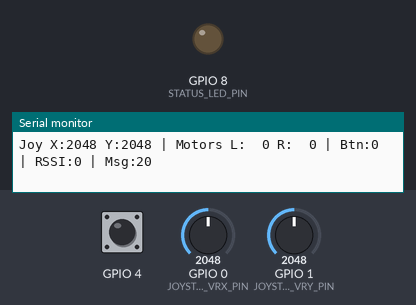
The sketch below on a simulated ESP32-C6. Shown: output pins drawn as LEDs (lit = HIGH), the last lines printed to the serial monitor. Dashed ring = blinking. The inputs (shaded band) are chosen by the test bench; at power-on: GPIO 4 HIGH, GPIO 0 (JOYSTICK_VRX_PIN) = 2048, GPIO 1 (JOYSTICK_VRY_PIN) = 2048. EEPROM starts erased.

Above: at 2.2 s.
2.3 s: GPIO 4 pulled LOW for 3.2 s
At 3.8 s:
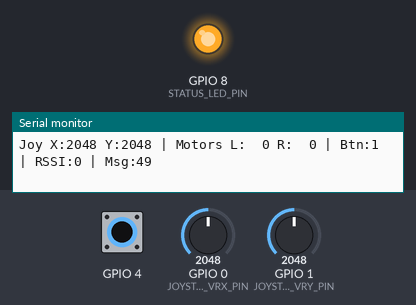
7.0 s: GPIO 4 pulled LOW for 0.15 s
10.0 s: GPIO 0 (JOYSTICK_VRX_PIN) set to 1050
12.4 s: GPIO 0 (JOYSTICK_VRX_PIN) set to 961
15.4 s: GPIO 1 (JOYSTICK_VRY_PIN) set to 1043
17.4 s: GPIO 1 (JOYSTICK_VRY_PIN) set to 945
At 19.7 s:
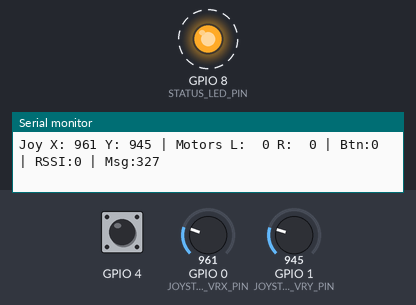
Timing chart, 0 to 21.4 s (numbered marks = the images above; inputs shaded):
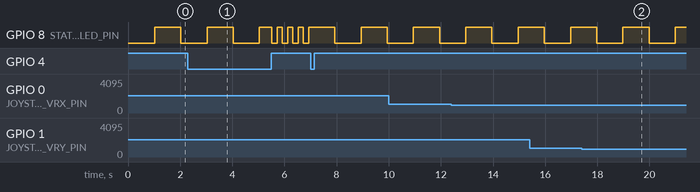

Measured:
- the behaviour switches between 1000 and 999 on GPIO 1 (JOYSTICK_VRY_PIN) (found by bisection; images 1 and 2)

The sketch:

RC_Joystick.ino
```cpp
// ===== XIAO ESP32C6 RC Joystick Controller =====
// Remote controller for RC_Motors using KY-023 joystick module
// Compatible with ESP-NOW communication protocol
// Author: Generated by Claude Code
// Target: Motor Car receiver (RC_Motors project)

// ===== Library Includes =====
#include <esp_now.h>
#include <WiFi.h>
#include <esp_wifi.h>
#include <Preferences.h>

// ===== Hardware Pin Definitions =====
#define JOYSTICK_VRX_PIN    A0         // Analog pin for X-axis
#define JOYSTICK_VRY_PIN    A1         // Analog pin for Y-axis
#define JOYSTICK_SW_PIN     D2          // Digital pin for button
#define STATUS_LED_PIN      LED_BUILTIN // Built-in LED

// ===== ESP-NOW Configuration =====
#define ESP_NOW_CHANNEL     1
#define SEND_INTERVAL_MS    50         // 20Hz transmission rate
#define MAX_RETRIES         3

// ===== Joystick Configuration =====
#define JOYSTICK_CENTER_TOLERANCE  50  // Deadband around center
#define JOYSTICK_MIN_THRESHOLD     100 // Minimum meaningful deflection
#define CALIBRATION_HOLD_TIME      3000 // Button hold time for calibration (ms)

// ===== Target Receiver Configuration =====
uint8_t receiverMacAddress[6] = {0xFC, 0xF5, 0xC4, 0x95, 0x97, 0x6C}; // Motor Car

// ===== Data Structures =====
typedef struct rotary_message {
  int encoder1_value;     // Joystick X raw value
  int encoder1_norm;      // Left motor control (-90 to 90)
  int encoder2_value;     // Joystick Y raw value
  int encoder2_norm;      // Right motor control (-90 to 90)
  bool button_state;      // Joystick button state
  bool button2_state;     // Unused (false)
  uint32_t msg_id;        // Message counter
  uint8_t button_event;   // Button press events
  uint8_t button2_event;  // Unused (0)
} rotary_message;

typedef struct ack_message {
  int rssi;              // Signal strength in dBm
  uint32_t ack_id;       // Confirmation of message ID
} ack_message;

typedef struct joystick_calibration {
  int centerX, centerY;           // Neutral position
  int minX, maxX, minY, maxY;     // Full range values
  bool isCalibrated;              // Calibration status
} joystick_calibration;

// ===== Global Variables =====
rotary_message joystickData;
joystick_calibration calibrationData;
Preferences preferences;

uint32_t messageCounter = 0;
unsigned long lastSendTime = 0;
unsigned long buttonPressStartTime = 0;
bool buttonPressed = false;
bool calibrationMode = false;
int currentJoystickX = 0;
int currentJoystickY = 0;
int lastRSSI = 0;
bool lastSendSuccess = false;

// LED status variables
unsigned long ledLastUpdate = 0;
bool ledState = false;
int ledBlinkInterval = 1000; // Default: solid (slow toggle)

// ===== Function Declarations =====
void initHardware();
void initESPNow();
void loadCalibrationData();
void saveCalibrationData();
void enterCalibrationMode();
void performCalibration();
void readJoystickValues();
void mapJoystickToMotors(int rawX, int rawY, int* leftMotor, int* rightMotor);
void handleCalibrationButton();
void updateStatusLED();
void sendJoystickData();
void printDebugInfo();
void OnDataSent(const uint8_t *mac_addr, esp_now_send_status_t status);
void OnDataRecv(const esp_now_recv_info *recv_info, const uint8_t *incomingData, int len);

// ===== Arduino Setup Function =====
void setup() {
  Serial.begin(115200);
  delay(1000);

  Serial.println("=== XIAO ESP32C6 RC Joystick Controller ===");
  Serial.println("Initializing hardware...");

  initHardware();
  loadCalibrationData();
  initESPNow();

  // Initialize joystick data structure
  memset(&joystickData, 0, sizeof(joystickData));
  joystickData.button2_state = false;
  joystickData.button2_event = 0;

  Serial.println("Setup complete - Ready to send joystick commands");
  Serial.print("Target receiver MAC: ");
  for (int i = 0; i < 6; i++) {
    Serial.printf("%02X", receiverMacAddress[i]);
    if (i < 5) Serial.print(":");
  }
  Serial.println();

  if (calibrationData.isCalibrated) {
    Serial.println("Joystick calibration loaded from memory");
  } else {
    Serial.println("No calibration found - hold button during startup to calibrate");
  }
}

// ===== Arduino Main Loop =====
void loop() {
  static unsigned long lastDebugTime = 0;

  handleCalibrationButton();

  if (!calibrationMode) {
    readJoystickValues();

    // Send data at specified interval
    if (millis() - lastSendTime >= SEND_INTERVAL_MS) {
      sendJoystickData();
      lastSendTime = millis();
    }

    // Debug output every 500ms
    if (millis() - lastDebugTime >= 500) {
      printDebugInfo();
      lastDebugTime = millis();
    }
  }

  updateStatusLED();
  delay(10); // Small delay for background tasks
}

// ===== Hardware Initialization =====
void initHardware() {
  // Configure joystick pins
  pinMode(JOYSTICK_SW_PIN, INPUT_PULLUP);

  // Configure LED
  pinMode(STATUS_LED_PIN, OUTPUT);
  digitalWrite(STATUS_LED_PIN, LOW);

  Serial.println("Hardware initialization complete");
}

// ===== ESP-NOW Initialization =====
void initESPNow() {
  WiFi.mode(WIFI_STA);
  esp_wifi_set_channel(ESP_NOW_CHANNEL, WIFI_SECOND_CHAN_NONE);

  if (esp_now_init() != ESP_OK) {
    Serial.println("Error initializing ESP-NOW");
    ledBlinkInterval = 100; // Fast blink for error
    return;
  }

  esp_now_register_send_cb(OnDataSent);
  esp_now_register_recv_cb(OnDataRecv);

  // Add receiver peer
  esp_now_peer_info_t peerInfo;
  memcpy(peerInfo.peer_addr, receiverMacAddress, 6);
  peerInfo.channel = ESP_NOW_CHANNEL;
  peerInfo.encrypt = false;

  if (esp_now_add_peer(&peerInfo) != ESP_OK) {
    Serial.println("Failed to add peer");
    ledBlinkInterval = 100; // Fast blink for error
    return;
  }

  Serial.println("ESP-NOW initialized successfully");
  ledBlinkInterval = 1000; // Normal operation
}

// ===== Calibration Data Management =====
void loadCalibrationData() {
  preferences.begin("joystick", true); // Read-only

  calibrationData.centerX = preferences.getInt("centerX", 2048);
  calibrationData.centerY = preferences.getInt("centerY", 2048);
  calibrationData.minX = preferences.getInt("minX", 0);
  calibrationData.maxX = preferences.getInt("maxX", 4095);
  calibrationData.minY = preferences.getInt("minY", 0);
  calibrationData.maxY = preferences.getInt("maxY", 4095);
  calibrationData.isCalibrated = preferences.getBool("calibrated", false);

  preferences.end();
}

void saveCalibrationData() {
  preferences.begin("joystick", false); // Read-write

  preferences.putInt("centerX", calibrationData.centerX);
  preferences.putInt("centerY", calibrationData.centerY);
  preferences.putInt("minX", calibrationData.minX);
  preferences.putInt("maxX", calibrationData.maxX);
  preferences.putInt("minY", calibrationData.minY);
  preferences.putInt("maxY", calibrationData.maxY);
  preferences.putBool("calibrated", true);

  preferences.end();
  calibrationData.isCalibrated = true;
}

// ===== Calibration System =====
void enterCalibrationMode() {
  calibrationMode = true;
  ledBlinkInterval = 200; // Fast blink for calibration mode

  Serial.println("=== ENTERING CALIBRATION MODE ===");
  Serial.println("Move joystick to all extremes, then center and release button");

  // Initialize calibration values
  calibrationData.minX = 4095;
  calibrationData.maxX = 0;
  calibrationData.minY = 4095;
  calibrationData.maxY = 0;

  performCalibration();
}

void performCalibration() {
  unsigned long calibrationStartTime = millis();
  bool buttonReleased = false;

  while (calibrationMode) {
    int rawX = analogRead(JOYSTICK_VRX_PIN);
    int rawY = analogRead(JOYSTICK_VRY_PIN);
    bool buttonState = !digitalRead(JOYSTICK_SW_PIN);

    // Track extremes
    if (rawX < calibrationData.minX) calibrationData.minX = rawX;
    if (rawX > calibrationData.maxX) calibrationData.maxX = rawX;
    if (rawY < calibrationData.minY) calibrationData.minY = rawY;
    if (rawY > calibrationData.maxY) calibrationData.maxY = rawY;

    // Check for button release
    if (!buttonState && !buttonReleased) {
      buttonReleased = true;
      Serial.println("Button released - move to center position and press button to finish");
    }

    // Check for button press after release (to set center)
    if (buttonState && buttonReleased) {
      calibrationData.centerX = rawX;
      calibrationData.centerY = rawY;

      Serial.println("Calibration complete!");
      Serial.printf("Center: X=%d, Y=%d\n", calibrationData.centerX, calibrationData.centerY);
      Serial.printf("Range: X=%d-%d, Y=%d-%d\n",
                   calibrationData.minX, calibrationData.maxX,
                   calibrationData.minY, calibrationData.maxY);

      saveCalibrationData();
      calibrationMode = false;
      ledBlinkInterval = 1000; // Back to normal
      break;
    }

    // Timeout after 30 seconds
    if (millis() - calibrationStartTime > 30000) {
      Serial.println("Calibration timeout - using default values");
      calibrationMode = false;
      ledBlinkInterval = 1000;
      break;
    }

    updateStatusLED();
    delay(50);
  }
}

// ===== Joystick Reading =====
void readJoystickValues() {
  currentJoystickX = analogRead(JOYSTICK_VRX_PIN);
  currentJoystickY = analogRead(JOYSTICK_VRY_PIN);

  // Store raw values
  joystickData.encoder1_value = currentJoystickX;
  joystickData.encoder2_value = currentJoystickY;

  // Map to motor controls
  int leftMotor, rightMotor;
  mapJoystickToMotors(currentJoystickX, currentJoystickY, &leftMotor, &rightMotor);

  joystickData.encoder1_norm = leftMotor;   // Left motor
  joystickData.encoder2_norm = rightMotor;  // Right motor

  // Button state
  joystickData.button_state = !digitalRead(JOYSTICK_SW_PIN);
}

// ===== Joystick to Motor Mapping =====
void mapJoystickToMotors(int rawX, int rawY, int* leftMotor, int* rightMotor) {
  if (!calibrationData.isCalibrated) {
    *leftMotor = 0;
    *rightMotor = 0;
    return;
  }

  // Normalize X and Y to -90 to +90 range
  int normalizedX = map(rawX, calibrationData.minX, calibrationData.maxX, -90, 90);
  int normalizedY = map(rawY, calibrationData.minY, calibrationData.maxY, -90, 90);

  // Apply center deadband
  if (abs(normalizedX) < JOYSTICK_MIN_THRESHOLD * 90 / 2048) normalizedX = 0;
  if (abs(normalizedY) < JOYSTICK_MIN_THRESHOLD * 90 / 2048) normalizedY = 0;

  // Constrain to valid range
  normalizedX = constrain(normalizedX, -90, 90);
  normalizedY = constrain(normalizedY, -90, 90);

  // Tank drive mixing:
  // Y-axis controls forward/backward (throttle)
  // X-axis controls left/right steering (differential)

  int throttle = normalizedY;  // Forward/backward (inverted for head/tail swap)
  int steering = normalizedX / 2;  // Left/right at half speed

  // Invert steering when going backward for intuitive control
  if (throttle < 0) {
    steering = -steering;
  }

  // Calculate individual motor speeds
  *leftMotor = throttle - steering;   // Left motor
  *rightMotor = throttle + steering;  // Right motor

  // Constrain final values
  *leftMotor = constrain(*leftMotor, -90, 90);
  *rightMotor = constrain(*rightMotor, -90, 90);
}

// ===== Button Handling =====
void handleCalibrationButton() {
  bool currentButtonState = !digitalRead(JOYSTICK_SW_PIN);

  if (currentButtonState && !buttonPressed) {
    // Button press detected
    buttonPressed = true;
    buttonPressStartTime = millis();
    joystickData.button_event = 1; // Single click event
  } else if (!currentButtonState && buttonPressed) {
    // Button released
    unsigned long pressDuration = millis() - buttonPressStartTime;

    if (pressDuration >= CALIBRATION_HOLD_TIME) {
      // Long press - enter calibration
      enterCalibrationMode();
    }

    buttonPressed = false;
    joystickData.button_event = 0; // Clear event
  }
}

// ===== LED Status Management =====
void updateStatusLED() {
  if (millis() - ledLastUpdate >= ledBlinkInterval) {
    ledState = !ledState;
    digitalWrite(STATUS_LED_PIN, ledState);
    ledLastUpdate = millis();
  }
}

// ===== Data Transmission =====
void sendJoystickData() {
  joystickData.msg_id = ++messageCounter;

  esp_err_t result = esp_now_send(receiverMacAddress, (uint8_t*)&joystickData, sizeof(joystickData));
  lastSendSuccess = (result == ESP_OK);

  if (!lastSendSuccess) {
    ledBlinkInterval = 300; // Medium blink for send errors
  } else if (ledBlinkInterval == 300) {
    ledBlinkInterval = 1000; // Back to normal if recovering from error
  }
}

// ===== Communication Callbacks =====
void OnDataSent(const uint8_t *mac_addr, esp_now_send_status_t status) {
  lastSendSuccess = (status == ESP_NOW_SEND_SUCCESS);
}

void OnDataRecv(const esp_now_recv_info *recv_info, const uint8_t *incomingData, int len) {
  if (len == sizeof(ack_message)) {
    ack_message ackMsg;
    memcpy(&ackMsg, incomingData, sizeof(ackMsg));
    lastRSSI = ackMsg.rssi;
  }
}

// ===== Debug Output =====
void printDebugInfo() {
  if (!calibrationMode) {
    Serial.printf("Joy X:%4d Y:%4d | Motors L:%3d R:%3d | Btn:%d | RSSI:%d | Msg:%lu\n",
                  currentJoystickX, currentJoystickY,
                  joystickData.encoder1_norm, joystickData.encoder2_norm,
                  joystickData.button_state, lastRSSI, messageCounter);
  }
}
```
